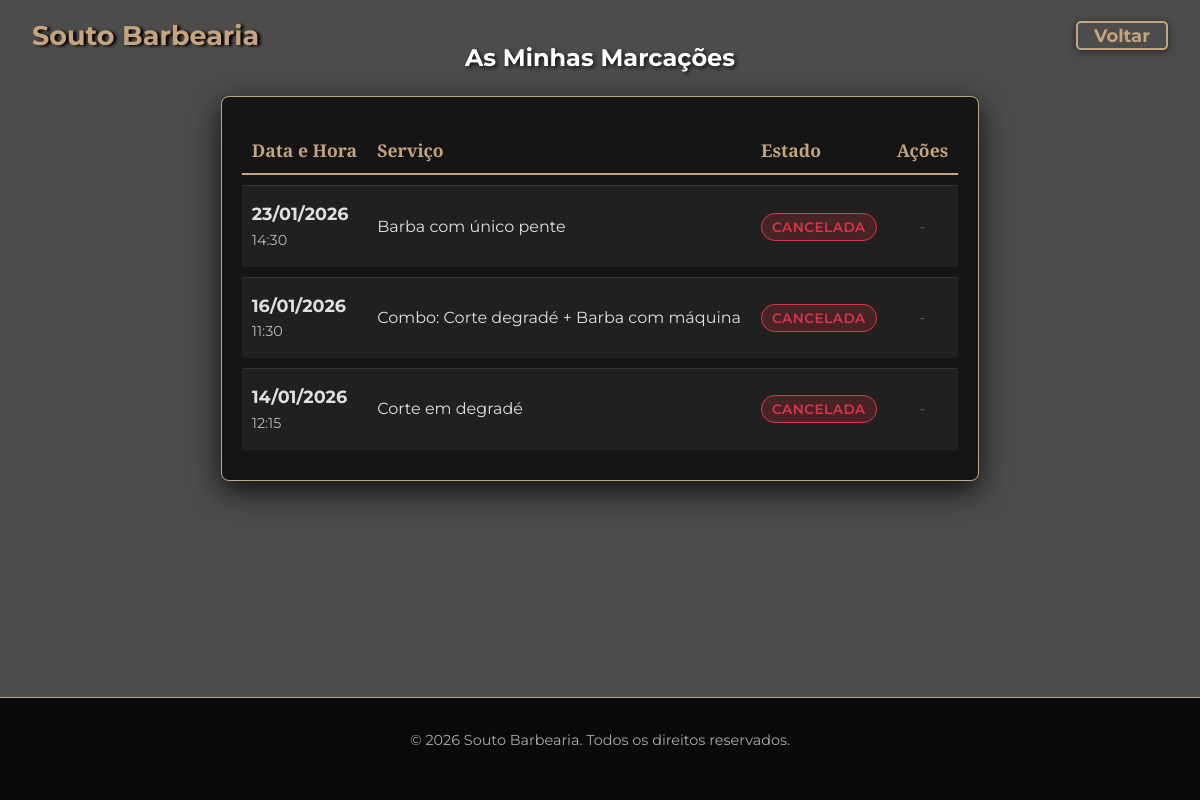
Page /minhas_marcacoes.php (signed in) on the committed database.
### tables this page shows
CREATE TABLE `marcacoes` (
  `id` int(11) NOT NULL,
  `utilizador_id` int(11) DEFAULT NULL,
  `servico_id` int(11) DEFAULT NULL,
  `data_hora_inicio` datetime DEFAULT NULL,
  `data_hora_fim` datetime DEFAULT NULL,
  `estado` varchar(20) DEFAULT 'pendente',
  `criado_em` timestamp NOT NULL DEFAULT current_timestamp(),
  `nome` varchar(255) DEFAULT NULL
);

CREATE TABLE `servicos` (
  `servico_id` int(11) NOT NULL,
  `nome` varchar(100) NOT NULL,
  `descricao` text DEFAULT NULL,
  `duracao_minutos` int(11) NOT NULL,
  `preco` decimal(10,2) NOT NULL,
  `ativo` tinyint(1) DEFAULT 1
);

### minhas_marcacoes.php (the view, shortened to what this page needs)
<?php
require __DIR__ . '/config/db.php';
$user_id = $_SESSION['user_id'];
$query = "SELECT m.id, s.nome AS servico_nome, m.data_hora_inicio, m.estado
          FROM marcacoes m
          JOIN servicos s ON m.servico_id = s.servico_id
          WHERE m.utilizador_id = ?
          ORDER BY m.data_hora_inicio DESC";
$stmt = $pdo->prepare($query);
$stmt->execute([$user_id]);
$marcacoes = $stmt->fetchAll(PDO::FETCH_ASSOC);
require_once 'templates/header.php';
?>
<div class="container" style="margin-top: 40px; max-width: 1000px; margin-left: auto; margin-right: auto;">
    <div style="text-align: center; margin-bottom: 20px;">
        <h2 class="mb-4" style="color: #fff; text-shadow: 2px 2px 4px rgba(0,0,0,0.8);">As Minhas Marcações</h2>
    </div>
    <div class="marcacoes-panel">
        <?php if (count($marcacoes) > 0): ?>
            <div class="table-responsive">
                <table class="custom-table">
                    <thead>
                        <tr>
                            <th>Data e Hora</th>
                            <th>Serviço</th>
                            <th>Estado</th>
                            <th style="text-align: center;">Ações</th>
                        </tr>
                    </thead>
                    <tbody>
                        <?php foreach ($marcacoes as $m):
                            $data = new DateTime($m['data_hora_inicio']);
                            $pode_cancelar = in_array($m['estado'], ['pendente', 'confirmada']);
                            $status_class = 'status-' . $m['estado'];
                        ?>
                        <tr>
                            <td>
                                <span style="font-weight: bold; font-size: 1.1em;"><?php echo $data->format('d/m/Y'); ?></span><br>
                                <span style="font-size: 0.9em; opacity: 0.8;"><?php echo $data->format('H:i'); ?></span>
                            </td>
                            <td style="font-family: 'Montserrat', sans-serif;"><?php echo htmlspecialchars($m['servico_nome']); ?></td>
                            <td>
                                <span class="status-badge <?php echo $status_class; ?>">
                                    <?php echo ucfirst($m['estado']); ?>
                                </span>
                            </td>
                            <td style="text-align: center;">
                                <?php if ($pode_cancelar): ?>
                                    <form method="POST" style="display:inline;" onsubmit="return confirm('Tem a certeza que deseja cancelar esta marcação?');">
                                        <input type="hidden" name="action" value="cancelar">
                                        <input type="hidden" name="id" value="<?php echo $m['id']; ?>">
                                        <button type="submit" class="btn-cancelar">Cancelar</button>
                                    </form>
                                <?php else: ?>
                                    <span style="opacity: 0.3;">-</span>
                                <?php endif; ?>
                            </td>
                        </tr>
                        <?php endforeach; ?>
                    </tbody>
                </table>
            </div>
        <?php else: ?>
            <p style="color: #fff; text-align: center; padding: 20px;">Ainda não tem marcações efetuadas.</p>
        <?php endif; ?>
    </div>
</div>
<?php require_once 'templates/footer.php'; ?>

### styles.css (style rules this page uses)
:root { --cor-primaria: #0a0a0a; --cor-secundaria: #f4f4f4; --cor-destaque: #c5a47e; --cor-destaque-clara: #d8b995; --cor-fundo-seccao: #1a1a1a; --cor-borda-escura: #2a2a2a; --cor-texto-suave: #aaa; --fonte-principal: 'Montserrat', 'Helvetica', 'Arial', sans-serif; --fonte-titulos: 'Montserrat', 'Helvetica', 'Arial', sans-serif; --sombra-texto: 3px 1px 3px #000000; }
* { margin: 0; padding: 0; box-sizing: border-box; }
body { font-family: var(--fonte-principal); background-color: var(--cor-primaria); color: var(--cor-secundaria); line-height: 1.5; }
h1, h2, h3 { font-family: var(--fonte-titulos); color: var(--cor-destaque); margin-bottom: 1rem; text-shadow: var(--sombra-texto); }
.agenda-body-background { background: linear-gradient(rgba(0, 0, 0, 0.7), rgba(0, 0, 0, 0.7)), url('imagens/barbearia.jpg') no-repeat center center/cover; min-height: 100vh; background-attachment: fixed; }
body { display: flex; flex-direction: column; min-height: 100vh; }
.marcacoes-panel { background-color: rgba(18, 18, 18, 0.95); border: 1px solid #c5a47e; border-radius: 8px; box-shadow: 0 10px 30px rgba(0,0,0,0.8); padding: 20px; margin-bottom: 40px; }
.custom-table { width: 100%; color: #e0e0e0; border-collapse: separate; border-spacing: 0 10px; }
.custom-table thead th { color: #c5a47e; font-family: 'Playfair Display', serif; font-size: 1.1rem; border-bottom: 2px solid #c5a47e; padding: 10px; text-align: left; }
.custom-table tbody tr { background-color: rgba(255, 255, 255, 0.05); transition: transform 0.2s, background-color 0.2s; }
.custom-table td { padding: 15px 10px; border-top: 1px solid #333; vertical-align: middle; }
.status-badge { padding: 5px 10px; border-radius: 20px; font-size: 0.85rem; font-weight: 600; text-transform: uppercase; letter-spacing: 0.5px; }
.status-cancelada { background-color: rgba(220, 53, 69, 0.2); color: #dc3545; border: 1px solid #dc3545; }

### rows in the picture
marcacoes: data_hora_inicio "23/01/2026", data_hora_inicio "14:30", servico.nome "Barba com único pente", estado "CANCELADA"
marcacoes: data_hora_inicio "16/01/2026", data_hora_inicio "11:30", servico.nome "Combo: Corte degradé + Barba com máquina", estado "CANCELADA"
marcacoes: data_hora_inicio "14/01/2026", data_hora_inicio "12:15", servico.nome "Corte em degradé", estado "CANCELADA"
